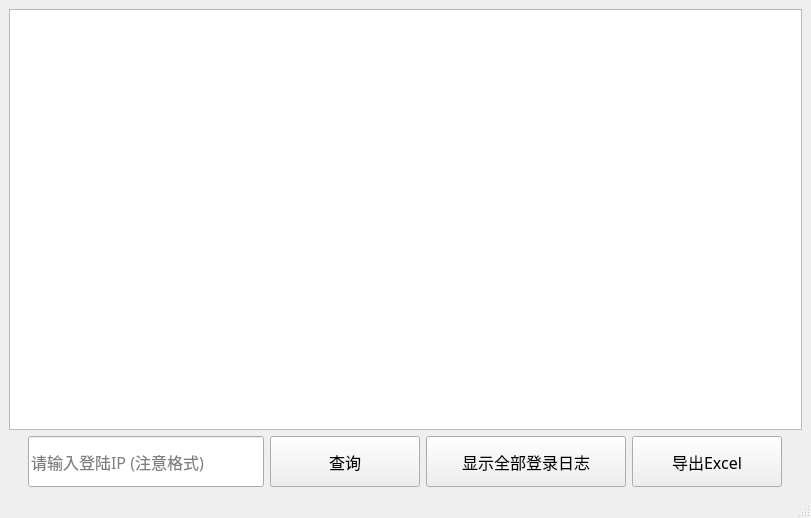
<?xml version="1.0" encoding="UTF-8"?>
<ui version="4.0">
 <class>view_UserLogs</class>
 <widget class="QMainWindow" name="view_UserLogs">
  <property name="geometry">
   <rect>
    <x>0</x>
    <y>0</y>
    <width>811</width>
    <height>518</height>
   </rect>
  </property>
  <property name="sizePolicy">
   <sizepolicy hsizetype="Expanding" vsizetype="Expanding">
    <horstretch>0</horstretch>
    <verstretch>0</verstretch>
   </sizepolicy>
  </property>
  <property name="windowTitle">
   <string>MainWindow</string>
  </property>
  <widget class="QWidget" name="centralwidget">
   <layout class="QGridLayout" name="gridLayout">
    <item row="0" column="0">
     <layout class="QVBoxLayout" name="verticalLayout">
      <item>
       <widget class="QTableView" name="tableView">
        <property name="font">
         <font>
          <family>宋体</family>
          <pointsize>12</pointsize>
         </font>
        </property>
        <property name="styleSheet">
         <string notr="true"/>
        </property>
       </widget>
      </item>
      <item>
       <layout class="QHBoxLayout" name="horizontalLayout">
        <item>
         <spacer name="horizontalSpacer">
          <property name="orientation">
           <enum>Qt::Horizontal</enum>
          </property>
          <property name="sizeHint" stdset="0">
           <size>
            <width>40</width>
            <height>20</height>
           </size>
          </property>
         </spacer>
        </item>
        <item>
         <widget class="QLineEdit" name="lineEdit_name">
          <property name="minimumSize">
           <size>
            <width>236</width>
            <height>51</height>
           </size>
          </property>
          <property name="maximumSize">
           <size>
            <width>236</width>
            <height>51</height>
           </size>
          </property>
          <property name="font">
           <font>
            <family>宋体</family>
            <pointsize>12</pointsize>
           </font>
          </property>
          <property name="placeholderText">
           <string>请输入登陆IP (注意格式)</string>
          </property>
         </widget>
        </item>
        <item>
         <widget class="QPushButton" name="pushButton_serch">
          <property name="sizePolicy">
           <sizepolicy hsizetype="Maximum" vsizetype="Maximum">
            <horstretch>0</horstretch>
            <verstretch>0</verstretch>
           </sizepolicy>
          </property>
          <property name="minimumSize">
           <size>
            <width>150</width>
            <height>51</height>
           </size>
          </property>
          <property name="maximumSize">
           <size>
            <width>150</width>
            <height>51</height>
           </size>
          </property>
          <property name="font">
           <font>
            <family>Agency FB</family>
            <pointsize>12</pointsize>
           </font>
          </property>
          <property name="text">
           <string>查询</string>
          </property>
         </widget>
        </item>
        <item>
         <widget class="QPushButton" name="pushButton_showall">
          <property name="sizePolicy">
           <sizepolicy hsizetype="Maximum" vsizetype="Maximum">
            <horstretch>0</horstretch>
            <verstretch>0</verstretch>
           </sizepolicy>
          </property>
          <property name="minimumSize">
           <size>
            <width>200</width>
            <height>51</height>
           </size>
          </property>
          <property name="maximumSize">
           <size>
            <width>200</width>
            <height>51</height>
           </size>
          </property>
          <property name="font">
           <font>
            <family>Agency FB</family>
            <pointsize>12</pointsize>
           </font>
          </property>
          <property name="text">
           <string>显示全部登录日志</string>
          </property>
         </widget>
        </item>
        <item>
         <widget class="QPushButton" name="pushButton_out_2">
          <property name="minimumSize">
           <size>
            <width>150</width>
            <height>51</height>
           </size>
          </property>
          <property name="maximumSize">
           <size>
            <width>150</width>
            <height>51</height>
           </size>
          </property>
          <property name="font">
           <font>
            <family>宋体</family>
            <pointsize>12</pointsize>
           </font>
          </property>
          <property name="text">
           <string>导出Excel</string>
          </property>
         </widget>
        </item>
        <item>
         <spacer name="horizontalSpacer_2">
          <property name="orientation">
           <enum>Qt::Horizontal</enum>
          </property>
          <property name="sizeHint" stdset="0">
           <size>
            <width>40</width>
            <height>20</height>
           </size>
          </property>
         </spacer>
        </item>
       </layout>
      </item>
     </layout>
    </item>
   </layout>
   <zorder>tableView</zorder>
   <zorder>pushButton_out_2</zorder>
   <zorder>lineEdit_name</zorder>
   <zorder>pushButton_serch</zorder>
   <zorder>pushButton_showall</zorder>
  </widget>
  <widget class="QMenuBar" name="menubar">
   <property name="geometry">
    <rect>
     <x>0</x>
     <y>0</y>
     <width>811</width>
     <height>25</height>
    </rect>
   </property>
  </widget>
  <widget class="QStatusBar" name="statusbar"/>
 </widget>
 <resources/>
 <connections/>
</ui>
